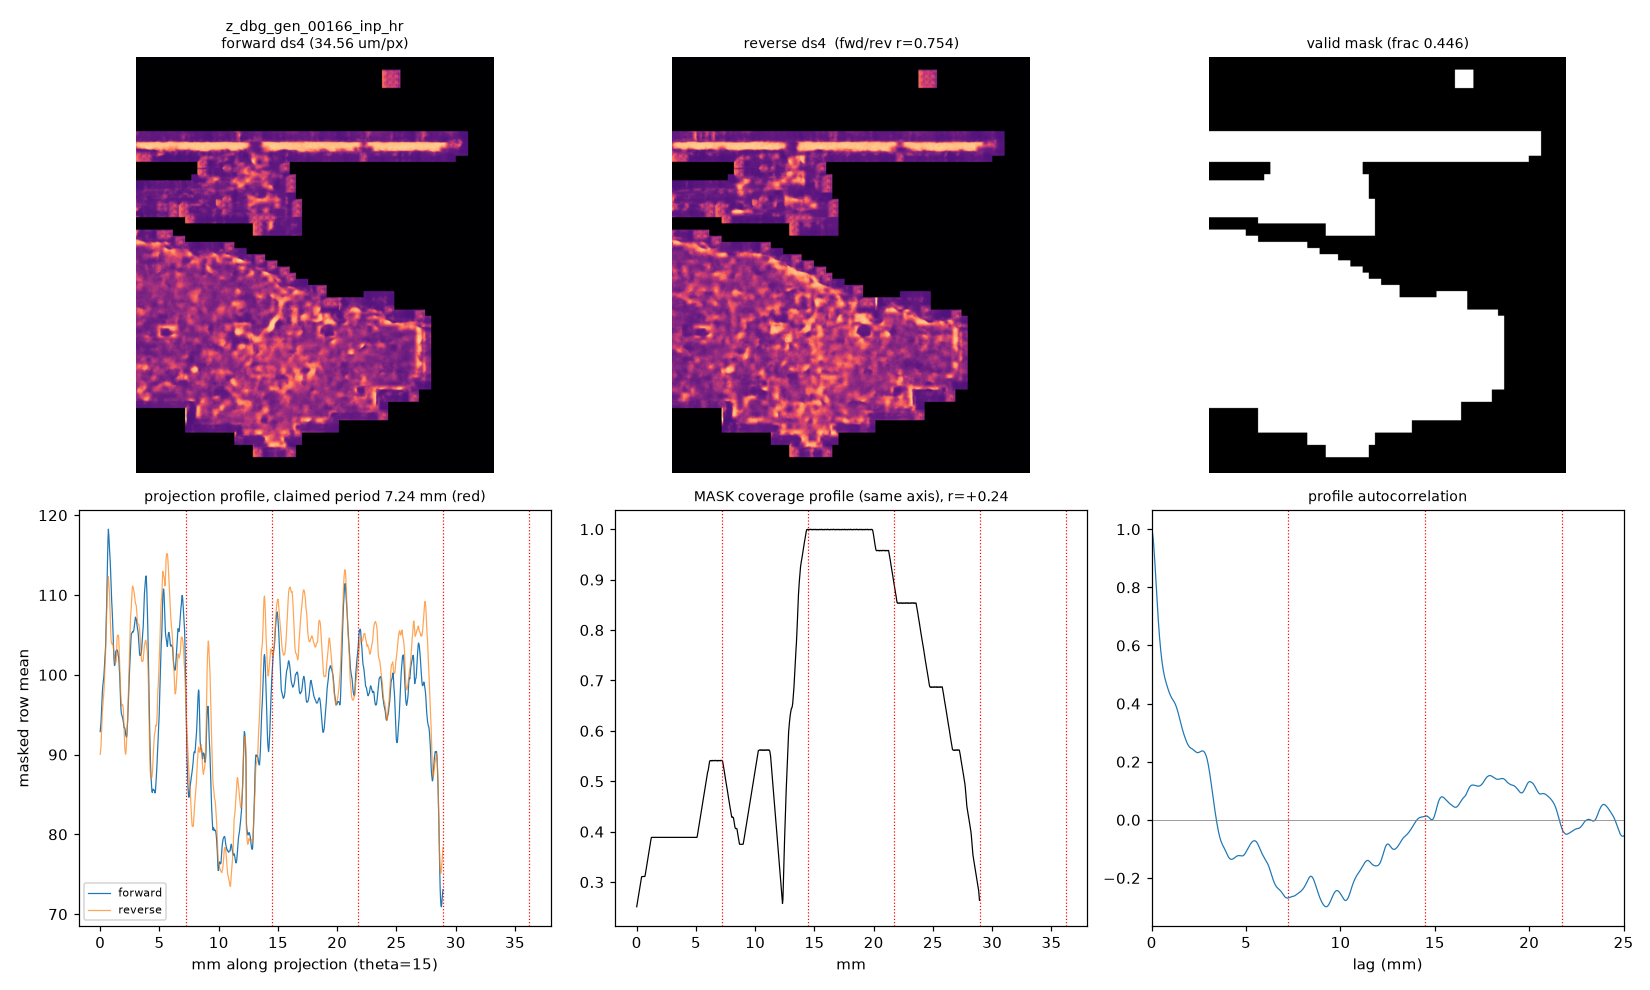

Recreate this plot in Python.
"""Visual + structural dissection of the theta=15 / 7.24 mm peak."""
import json, sys, numpy as np
import matplotlib; matplotlib.use("Agg")
import matplotlib.pyplot as plt
sys.path.insert(0, r"C:\Users\benbl\Desktop\Vsuvious\trackD\verify_flag")
import vf_common as C

px = C.PX_UM_DS4["PHerc1447"]
fwd = C.load(C.FLAG, "forward"); rev = C.load(C.FLAG, "reverse")
mask = fwd > 0
thetas = list(range(0, 180, 15))
cache = C.rot_cache(mask, thetas)
res = {}

rm, den, ok = cache[15]
prof = C.profile(fwd, 15, cache)
profr = C.profile(rev, 15, cache)
cov = den[ok]
n = len(prof)
print(f"profile n={n} ({n*px/1000:.1f} mm), coverage min/med/max = "
      f"{cov.min():.0f}/{np.median(cov):.0f}/{cov.max():.0f}")
res["n"] = n; res["len_mm"] = n * px / 1000
res["cycles_at_7.24mm"] = n * px / 1000 / 7.24

# --- coverage coupling -----------------------------------------------------
r_pc = float(np.corrcoef(prof, cov)[0, 1])
print(f"corr(value profile, coverage profile) = {r_pc:+.3f}")
res["corr_profile_coverage"] = r_pc

# --- restrict to near-fully-covered rows (coverage held ~constant) ---------
for frac in (0.5, 0.75, 0.9):
    sel = cov > frac * cov.max()
    # take the longest contiguous run so the FFT stays meaningful
    idx = np.flatnonzero(sel)
    if len(idx) < 100:
        continue
    splits = np.split(idx, np.where(np.diff(idx) != 1)[0] + 1)
    run = max(splits, key=len)
    sub = prof[run]
    p = C.band_prom(sub.astype(np.float32), px)
    print(f"  coverage>{frac:.2f}*max: longest run {len(run)} px ({len(run)*px/1000:.1f} mm) "
          f"prom={p[0]:.2f} period={p[2]}mm")
    res[f"cov_gt_{frac}"] = {"n": int(len(run)), "prom": p[0], "period_mm": p[2]}

# --- eroded mask (validated battery erodes 40 px) --------------------------
for er in (0, 10, 20, 40):
    m2 = C.erode_mask(mask, er)
    c2 = C.rot_cache(m2, thetas)
    a2 = fwd * m2
    b = C.ruling_score(a2, c2, thetas, px)
    p15 = C.band_prom(C.profile(a2, 15, c2), px)
    print(f"  erode {er:2d}px: maskfrac={m2.mean():.3f} best prom={b[0]:.2f} th={b[1]} "
          f"per={b[2]}mm | th15 prom={p15[0]:.2f} per={p15[2]}mm")
    res[f"erode{er}"] = {"maskfrac": float(m2.mean()), "prom": b[0], "theta": b[1],
                         "period_mm": b[2], "th15_prom": p15[0], "th15_period_mm": p15[2]}

# --- half-split: is the "periodicity" spatially coherent? -----------------
for tag, sub in (("first half", prof[:n // 2]), ("second half", prof[n // 2:])):
    p = C.band_prom(sub.astype(np.float32), px)
    print(f"  {tag}: prom={p[0]:.2f} period={p[2]}mm")
    res[tag.replace(" ", "_")] = {"prom": p[0], "period_mm": p[2]}

# --- autocorrelation: a real comb repeats at 2P, 3P ----------------------
q = prof - prof.mean()
ac = np.correlate(q, q, "full")[n - 1:]
ac /= ac[0]
P = 7.24 * 1000 / px
print(f"  autocorr at 1P/2P/3P ({P:.0f}px): "
      f"{ac[int(round(P))]:+.3f} {ac[int(round(2*P))]:+.3f} {ac[int(round(3*P))]:+.3f}")
res["autocorr_1P_2P_3P"] = [float(ac[int(round(k * P))]) for k in (1, 2, 3) if int(round(k * P)) < n]

json.dump(res, open(r"C:\Users\benbl\Desktop\Vsuvious\trackD\verify_flag\vf_look.json", "w"),
          indent=1, default=float)

# --- figure ---------------------------------------------------------------
fig = plt.figure(figsize=(15, 9))
ax = fig.add_subplot(2, 3, 1); ax.imshow(fwd, cmap="magma", vmin=0, vmax=220)
ax.set_title(f"{C.FLAG}\nforward ds4 (34.56 um/px)", fontsize=9); ax.axis("off")
ax = fig.add_subplot(2, 3, 2); ax.imshow(rev, cmap="magma", vmin=0, vmax=220)
ax.set_title("reverse ds4  (fwd/rev r=0.754)", fontsize=9); ax.axis("off")
ax = fig.add_subplot(2, 3, 3); ax.imshow(mask, cmap="gray")
ax.set_title(f"valid mask (frac {mask.mean():.3f})", fontsize=9); ax.axis("off")
ax = fig.add_subplot(2, 3, 4)
x = np.arange(n) * px / 1000
ax.plot(x, prof, lw=0.8, label="forward"); ax.plot(x, profr, lw=0.8, alpha=.7, label="reverse")
for k in range(1, 6):
    ax.axvline(k * 7.24, color="r", ls=":", lw=.8)
ax.set_xlabel("mm along projection (theta=15)"); ax.set_ylabel("masked row mean")
ax.legend(fontsize=7); ax.set_title("projection profile, claimed period 7.24 mm (red)", fontsize=9)
ax = fig.add_subplot(2, 3, 5)
ax.plot(x, cov / cov.max(), lw=.8, color="k")
for k in range(1, 6):
    ax.axvline(k * 7.24, color="r", ls=":", lw=.8)
ax.set_title(f"MASK coverage profile (same axis), r={r_pc:+.2f}", fontsize=9)
ax.set_xlabel("mm")
ax = fig.add_subplot(2, 3, 6)
ax.plot(np.arange(len(ac)) * px / 1000, ac, lw=.8)
for k in range(1, 5):
    ax.axvline(k * 7.24, color="r", ls=":", lw=.8)
ax.axhline(0, color="gray", lw=.5); ax.set_xlim(0, 25)
ax.set_title("profile autocorrelation", fontsize=9); ax.set_xlabel("lag (mm)")
fig.tight_layout()
fig.savefig(r"C:\Users\benbl\Desktop\Vsuvious\trackD\verify_flag\vf_look.png", dpi=110)
print("wrote vf_look.png")
